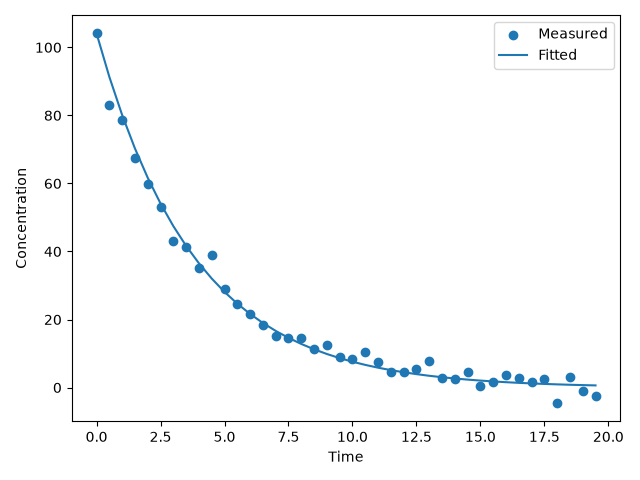

Source code (Python):
import numpy as np
import matplotlib.pyplot as plt
from scipy.optimize import minimize

data = np.loadtxt("kinetics.csv", delimiter=",", skiprows=1)

t = data[:, 0]
C = data[:, 1]

C0 = C[0]

def error(k):
    predicted = C0*np.exp(-k*t)
    return np.sum((C-predicted)**2)

result = minimize(error, 0.5, method="SLSQP", bounds=[(0, 5)])

k = result.x[0]

print("Fitted k:", k)

fitted = C0*np.exp(-k*t)

plt.figure()
plt.scatter(t, C, label="Measured")
plt.plot(t, fitted, label="Fitted")
plt.xlabel("Time")
plt.ylabel("Concentration")
plt.legend()
plt.tight_layout()
plt.savefig("kinetics.png")
